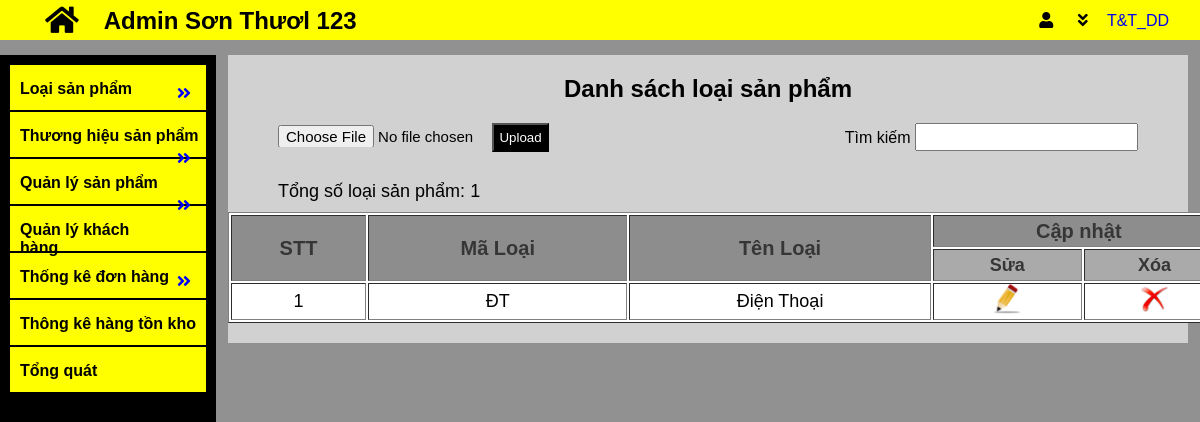
Before: /admin/danhsach_loaisp.php with the older database file.
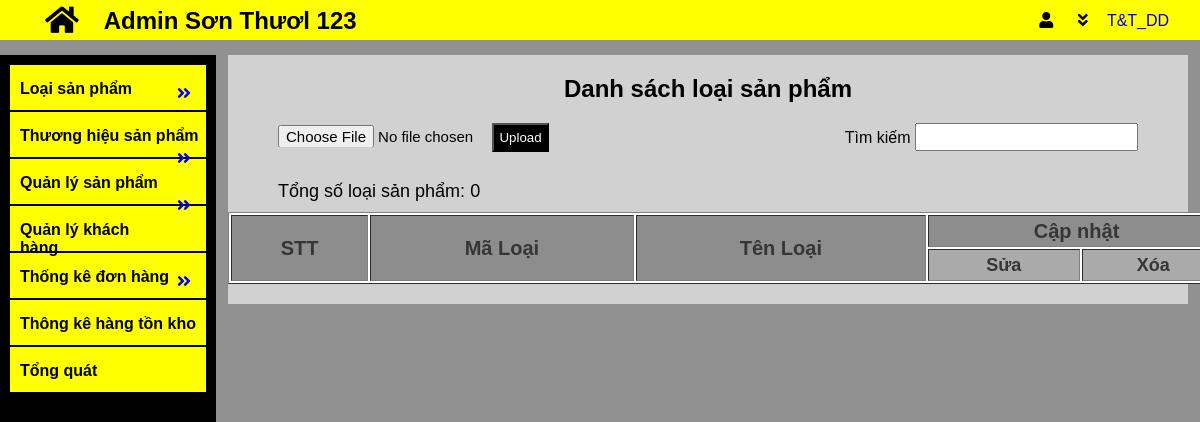
After: the same page with the newer database file.
### tables this page shows
CREATE TABLE `loaisp` (
  `ma_loaisp` varchar(20) NOT NULL,
  `ten_loaisp` varchar(200) NOT NULL
);

### admin/danhsach_loaisp.php (the view, shortened to what this page needs)
<!DOCTYPE html>
<html lang="en">
<head>
    <link rel="stylesheet" href="../css/admin.css">
    <link rel="stylesheet" href="../css/danhsach_lsp_th_sp.css">
    <link rel="stylesheet" href="https://cdnjs.cloudflare.com/ajax/libs/font-awesome/5.15.1/css/all.min.css" />
</head>
<body>
    <?php
        include 'tieude.php';
    ?>
    <div id="content">
        <?php
            include 'menu_trai.php';
        ?>
        <div id="noidungchinh">
            <h2>Danh sách loại sản phẩm</h2>
            <div id="chucnang">
                <div id="upload">
                    <form method="POST" action="./upload_excel/upload_excel_loaisp.php" enctype="multipart/form-data">
                            <input type="file" name="uploadFile" class="form-control" />
                            <button type="submit" name="submit" class="btn btn-success">Upload</button>
	                </form>
                </div>
                <div id="timkiem">
                    <label>Tìm kiếm</label>
                    <input type="text" onkeyup="timkiem(this.value)">
                </div>
            </div>
            <?php
                include '/NienLuanCS/connection/connection.php';
                $sql = "SELECT * from loaisp";
                $result = $con->query($sql);
                $cout_loaisp = 0;
                $sql_dem_loaisp = "SELECT COUNT(ma_loaisp) as count_loaisp FROM `loaisp` WHERE 1";
                $result_demloaisp = $con->query($sql_dem_loaisp);
                if($result_demloaisp->num_rows > 0){
                    while($row_coutlsp = $result_demloaisp->fetch_assoc()){
                        $cout_loaisp = $row_coutlsp['count_loaisp'];
                    }
                }
            ?>
            <div id="danhsach">
                <p class="so_loaisp">Tổng số loại sản phẩm: <?php echo $cout_loaisp?></p>
                <table border="1">
                    <tr>
                        <th rowspan="2">STT</th>
                        <th rowspan="2">Mã Loại</th>
                        <th rowspan="2">Tên Loại</th>
                        <th colspan="2">Cập nhật</th>
                    </tr>
                    <tr>
                        <th>Sửa</th>
                        <th>Xóa</th>
                    </tr>
            <?php
                $i = 0;
                if($result->num_rows > 0){
                    while($row = $result->fetch_assoc()){
                    echo "
                        <tr>
                            <td>".($i = $i + 1)."</td>
                            <td>".$row['ma_loaisp']."</td>
                            <td>".$row['ten_loaisp']."</td>
                            <td><a href='./sua_loaisp.php?id=".$row['ma_loaisp']."'><img src='../img/edit.png' alt=''></a></td>
                            <td><a href='./xoa_loaisp.php?id=".$row['ma_loaisp']."'><img src='../img/delete.png' alt=''></a></td>
                        </tr>";
                    }
                }
            ?>
                </table>
            </div>
        </div>
    </div>
</body>
</html>

Changed rows visible on the page:
removed loaisp: ma_loaisp "ĐT", ten_loaisp "Điện Thoại"
Other visible differences:
$cout_loaisp: "1" → "0"
